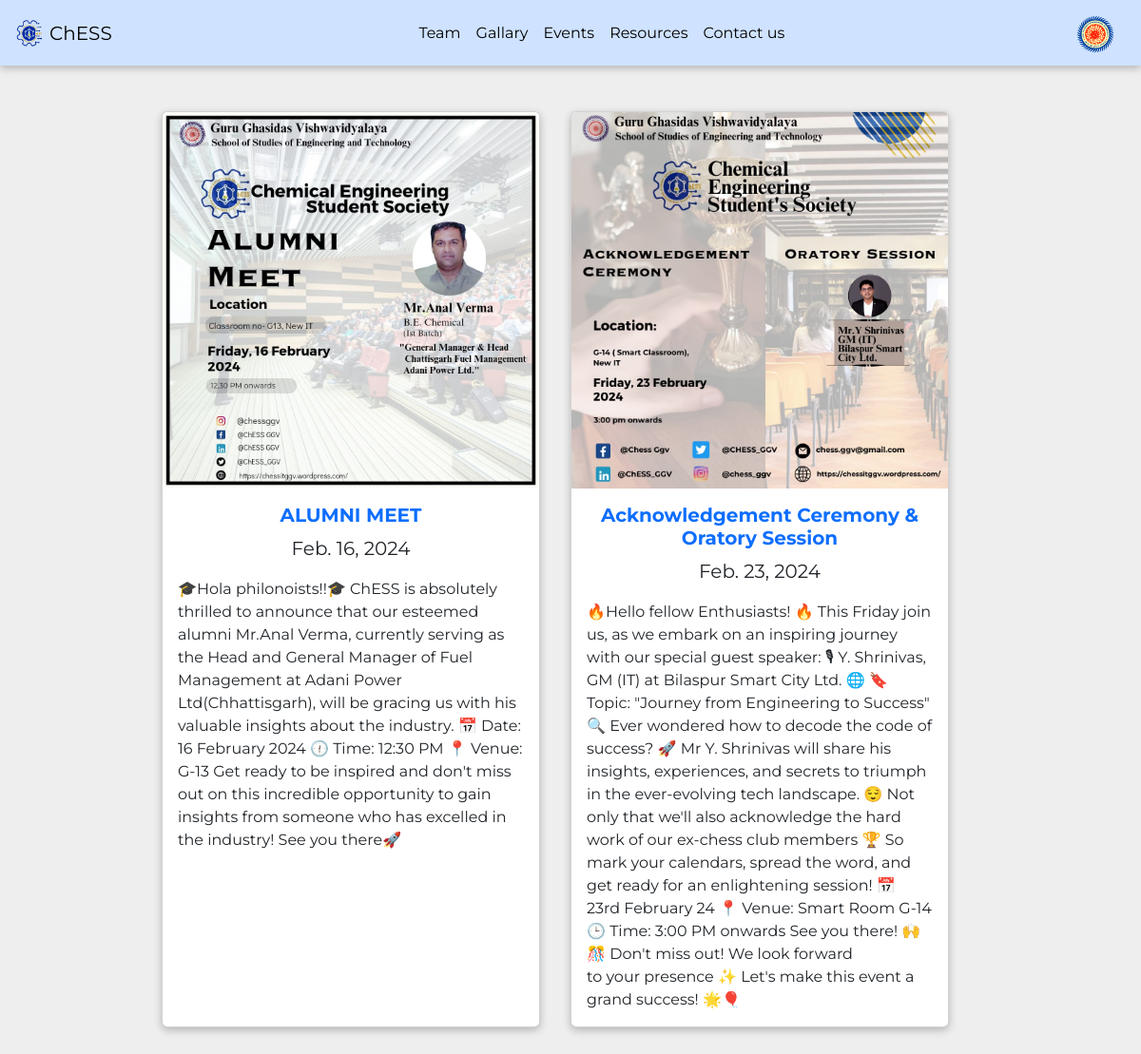
The app's page /events with its own data.
### main/models.py (models this page shows, shortened)
class Event(models.Model):
    event_name = models.CharField(max_length=50)
    event_date = models.DateField()
    event_description = models.TextField()
    event_image = models.ImageField(upload_to="events/")

### main/views.py (the view)
# urls.py: path('events', views.events, name="events"),
def events(request):
    events = Event.objects.all()
    return render(request,'events.html',{
        "events":events
    })

### templates/events.html (shortened to what this page needs)
{% extends "base.html" %}
{% block link %}"../static/events.css"{% endblock link %}
{% block body %}
<div class="event-cover pt-5 pb-5">
  {% for event in events %}
  <div class="card event-card" style="width: 398px; box-shadow: rgba(0, 0, 0, 0.24) 0px 3px 8px;">
    <img src="{{event.event_image.url}}" class="card-img-top" alt="...">
    <div class="card-body">
      <h5 class="card-title text-center fw-bold text-primary">{{event.event_name}}</h5>
      <p class="fs-5 text-center">{{event.event_date}}</p>
      <p class="card-text">{{event.event_description}}</p>
    </div>
  </div>
  {% endfor %}
</div>
{% endblock body %}

### templates/base.html (shortened to what this page needs)
<!DOCTYPE html>
<html lang="en">
<head>
    <link rel="stylesheet" href={% block link %}{% endblock link %}>
    <link
      href="https://cdn.jsdelivr.net/npm/bootstrap@5.3.3/dist/css/bootstrap.min.css"
      rel="stylesheet"
    />
    <link
      rel="stylesheet"
      href="https://cdn.jsdelivr.net/npm/swiper@11/swiper-bundle.min.css"
    />
</head>
<body>
  <nav class="navbar navbar-expand-lg bg-primary-subtle cust_nav">
    <div class="container-fluid">
      <div class="collapse navbar-collapse" id="navbarTogglerDemo01">
        <a class="navbar-brand nav-chess" href="/">
          <img src="../static/images/chess-logo.png" alt="Logo" width="40" height="40" class="d-inline-block align-text-top">
          ChESS
        </a>
        <ul class="navbar-nav me-auto ms-auto mb-2 mb-lg-0 ">
          <li class="nav-item">
            <a class="nav-link active" aria-current="page" href="/team">Team</a>
          </li>
          <li class="nav-item">
            <a class="nav-link active" href="/gallary">Gallary</a>
          </li>
          <li class="nav-item">
            <a class="nav-link active" href="/events">Events</a>
          </li>
          <li class="nav-item active">
            <a class="nav-link active" href="/resources">Resources</a>
          </li>
          <li class="nav-item active">
            <a class="nav-link active" href="/contact">Contact us</a>
          </li>
        </ul>
        <a class="navbar-brand" href="http://www.new.ggu.ac.in/">
          <img src="../static/images/ggu-logo.png" alt="Logo" width="40" height="40" class="d-inline-block align-text-top">
        </a>
      </div>
    </div>
  </nav>
    {% block body %}{% endblock body %}
</body>
</html>

### static/events.css (style rules this page uses)
.event-cover { display: flex; justify-content: center; padding-left: 100px; padding-right: 100px; flex-wrap: wrap; }
.event-card { margin-right: 2em; margin-bottom: 2em; }

### templates/base.html (style rules this page uses)
html, body { position: relative; height: 100%; }
body { background: #eee; font-family: "Montserrat", sans-serif; font-optical-sizing: auto; font-weight: <weight>; font-style: normal; color: #000; margin: 0; padding: 0; }
.cust_nav { box-shadow: rgba(0, 0, 0, 0.24) 0px 3px 8px !important; }
.nav-chess { display: flex !important; align-items: center !important; }

### records on screen
Event: event_image (picture), event_name "ALUMNI MEET", event_date "Feb. 16, 2024", event_description "🎓Hola philonoists!!🎓 ChESS is absolutely thrilled to announce that our esteemed alumni Mr.Anal Verma, currently serving as the Head and General Manager of Fuel Management at Adani Power Ltd(Chhattisgarh), will be gracing us with his valuable insights about the industry. 📅 Date: 16 February 2024 🕧 Time: 12:30 PM 📍 Venue: G-13 Get ready to be inspired and don't miss out on this incredible opportunity to gain insights from someone who has excelled in the industry! See you there🚀"
Event: event_image (picture), event_name "Acknowledgement Ceremony & Oratory Session", event_date "Feb. 23, 2024", event_description "🔥Hello fellow Enthusiasts! 🔥 This Friday join us, as we embark on an inspiring journey with our special guest speaker: 🎙 Y. Shrinivas, GM (IT) at Bilaspur Smart City Ltd. 🌐 🔖 Topic: \"Journey from Engineering to Success\" 🔍 Ever wondered how to decode the code of success? 🚀 Mr Y. Shrinivas will share his insights, experiences, and secrets to triumph in the ever-evolving tech landscape. 😌 Not only that we'll also acknowledge the hard work of our ex-chess club members 🏆 So mark your calendars, spread the word, and get ready for an enlightening session! 📅 23rd February 24 📍 Venue: Smart Room G-14 🕒 Time: 3:00 PM onwards See you there! 🙌🎊 Don't miss out! We look forward to your presence ✨ Let's…"
